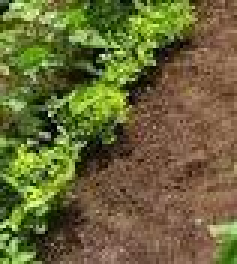
#> input picture img3.jpg.jpeg, 79 x 88 px (shown 3 times larger)
$ python q3.py
#> lines starting #> are read from the running program, lines starting #| are printed output that depends on the picture; after the words box and inside, x2 and y2 are one past the last pixel; in counts of white or black regions, pixels touching at a corner belong together
import cv2 as cv
import numpy as np
import matplotlib.pyplot as plt

# --- Re-run Q1 logic to get x and y ---
img = cv.imread('img3.jpg.jpeg', 0)
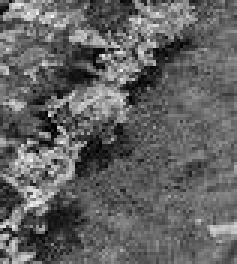
#> img: shape (88, 79) (shown 3 times larger); min 0, max 246, mean 98.5
edges = cv.Canny(img, 550, 690)
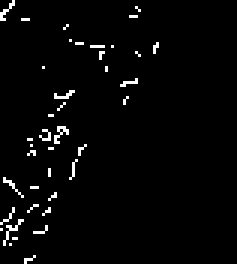
#> edges: shape (88, 79) (shown 3 times larger); 2.5% white in thin lines or dots, all inside (x1, y1, x2, y2) = (0, 0, 53, 88)
indices = np.where(edges != 0)
#> indices = 177 positions, rows 0 to 87, columns 0 to 52
x = indices[1]
#> x = 177 values, max 52 at index 25, min 0 at index 8, mean 18.15
y = indices[0]
#> y = 177 values from 0 to 87

# ==========================================
# Question 3: Least-Squares-Fit Line
# ==========================================

# 1. Calculate the least-squares line (y = mx + c) using all points
# np.polyfit calculates the slope (m) and y-intercept (c)
m, c = np.polyfit(x, y, 1)
#> m = -0.945; c = 61.6

# 2. Generate x and y values to draw the red line on the graph
x_line = np.linspace(min(x), max(x), 100)
#> x_line = 100 values from 0 to 52
y_line = m * x_line + c
#> y_line = 100 values, max 61.6 at index 0, min 12.43 at index 99, mean 37.02

# 3. Plot the scatter points AND the fitted line
plt.figure(figsize=(8, 6))
plt.scatter(x, y, s=5, color='blue', label='Extracted Edges')
plt.plot(x_line, y_line, color='red', linewidth=2, label='Least-Squares Fit')

# Invert the y-axis so it visually matches the original crop field image
plt.gca().invert_yaxis()
plt.title('Scatter Plot with Ordinary Least-Squares Fit (Q3)')
plt.xlabel('X coordinate (pixels)')
plt.ylabel('Y coordinate (pixels)')
plt.legend()

# Display the final plot
plt.show()
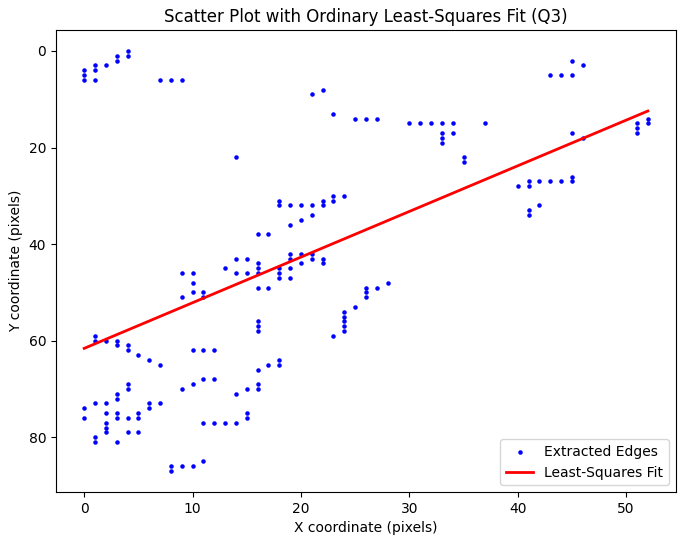
#> figure drawn by matplotlib, 1 panel; curve peaks at x = 0, y = 61.6
